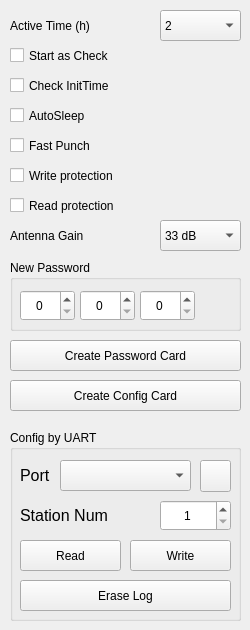
          <widget class="QWidget" name="tab_3">
           <attribute name="title">
            <string>Config</string>
           </attribute>
           <widget class="QComboBox" name="cbActiveTime">
            <property name="geometry">
             <rect>
              <x>160</x>
              <y>10</y>
              <width>81</width>
              <height>31</height>
             </rect>
            </property>
            <property name="editable">
             <bool>false</bool>
            </property>
            <property name="currentText">
             <string>2</string>
            </property>
            <property name="currentIndex">
             <number>1</number>
            </property>
            <item>
             <property name="text">
              <string>1</string>
             </property>
            </item>
            <item>
             <property name="text">
              <string>2</string>
             </property>
            </item>
            <item>
             <property name="text">
              <string>4</string>
             </property>
            </item>
            <item>
             <property name="text">
              <string>8</string>
             </property>
            </item>
            <item>
             <property name="text">
              <string>16</string>
             </property>
            </item>
            <item>
             <property name="text">
              <string>32</string>
             </property>
            </item>
            <item>
             <property name="text">
              <string>not work</string>
             </property>
            </item>
            <item>
             <property name="text">
              <string>all time</string>
             </property>
            </item>
           </widget>
           <widget class="QLabel" name="label">
            <property name="geometry">
             <rect>
              <x>10</x>
              <y>10</y>
              <width>141</width>
              <height>31</height>
             </rect>
            </property>
            <property name="text">
             <string>Active Time (h)</string>
            </property>
           </widget>
           <widget class="QPushButton" name="configCardButton">
            <property name="geometry">
             <rect>
              <x>10</x>
              <y>380</y>
              <width>231</width>
              <height>31</height>
             </rect>
            </property>
            <property name="toolTip">
             <string>Creates the master card to write settings to a base station</string>
            </property>
            <property name="text">
             <string>Create Config Card</string>
            </property>
           </widget>
           <widget class="QGroupBox" name="groupBox_7">
            <property name="geometry">
             <rect>
              <x>10</x>
              <y>260</y>
              <width>231</width>
              <height>71</height>
             </rect>
            </property>
            <property name="toolTip">
             <string>New password for a base station</string>
            </property>
            <property name="locale">
             <locale language="English" country="UnitedStates"/>
            </property>
            <property name="title">
             <string>New Password</string>
            </property>
            <widget class="QSpinBox" name="sbNewPwd3">
             <property name="geometry">
              <rect>
               <x>10</x>
               <y>30</y>
               <width>55</width>
               <height>31</height>
              </rect>
             </property>
             <property name="frame">
              <bool>true</bool>
             </property>
             <property name="alignment">
              <set>Qt::AlignCenter</set>
             </property>
             <property name="maximum">
              <number>255</number>
             </property>
            </widget>
            <widget class="QSpinBox" name="sbNewPwd2">
             <property name="geometry">
              <rect>
               <x>70</x>
               <y>30</y>
               <width>55</width>
               <height>31</height>
              </rect>
             </property>
             <property name="frame">
              <bool>true</bool>
             </property>
             <property name="alignment">
              <set>Qt::AlignCenter</set>
             </property>
             <property name="maximum">
              <number>255</number>
             </property>
            </widget>
            <widget class="QSpinBox" name="sbNewPwd1">
             <property name="geometry">
              <rect>
               <x>130</x>
               <y>30</y>
               <width>55</width>
               <height>31</height>
              </rect>
             </property>
             <property name="frame">
              <bool>true</bool>
             </property>
             <property name="alignment">
              <set>Qt::AlignCenter</set>
             </property>
             <property name="maximum">
              <number>255</number>
             </property>
            </widget>
           </widget>
           <widget class="QGroupBox" name="groupBox_9">
            <property name="geometry">
             <rect>
              <x>10</x>
              <y>430</y>
              <width>231</width>
              <height>191</height>
             </rect>
            </property>
            <property name="title">
             <string>Config by UART</string>
            </property>
            <widget class="QComboBox" name="cbUartPort">
             <property name="geometry">
              <rect>
               <x>50</x>
               <y>30</y>
               <width>131</width>
               <height>31</height>
              </rect>
             </property>
             <property name="font">
              <font>
               <pointsize>12</pointsize>
              </font>
             </property>
             <property name="locale">
              <locale language="English" country="UnitedStates"/>
             </property>
            </widget>
            <widget class="QLabel" name="label_9">
             <property name="geometry">
              <rect>
               <x>10</x>
               <y>30</y>
               <width>41</width>
               <height>31</height>
              </rect>
             </property>
             <property name="font">
              <font>
               <pointsize>12</pointsize>
              </font>
             </property>
             <property name="locale">
              <locale language="English" country="UnitedStates"/>
             </property>
             <property name="text">
              <string>Port</string>
             </property>
             <property name="alignment">
              <set>Qt::AlignLeading|Qt::AlignLeft|Qt::AlignVCenter</set>
             </property>
            </widget>
            <widget class="QLabel" name="label_10">
             <property name="geometry">
              <rect>
               <x>10</x>
               <y>70</y>
               <width>131</width>
               <height>31</height>
              </rect>
             </property>
             <property name="font">
              <font>
               <pointsize>12</pointsize>
              </font>
             </property>
             <property name="locale">
              <locale language="English" country="UnitedStates"/>
             </property>
             <property name="text">
              <string>Station Num</string>
             </property>
             <property name="alignment">
              <set>Qt::AlignLeading|Qt::AlignLeft|Qt::AlignVCenter</set>
             </property>
            </widget>
            <widget class="QPushButton" name="serialReadButton">
             <property name="geometry">
              <rect>
               <x>10</x>
               <y>110</y>
               <width>101</width>
               <height>31</height>
              </rect>
             </property>
             <property name="toolTip">
              <string>Reads settings of a base station by UART</string>
             </property>
             <property name="text">
              <string>Read</string>
             </property>
            </widget>
            <widget class="QPushButton" name="serialWriteButton">
             <property name="geometry">
              <rect>
               <x>120</x>
               <y>110</y>
               <width>101</width>
               <height>31</height>
              </rect>
             </property>
             <property name="toolTip">
              <string>Writes settings to a base station by UART</string>
             </property>
             <property name="text">
              <string>Write</string>
             </property>
            </widget>
            <widget class="QSpinBox" name="sbStationNumByUart">
             <property name="geometry">
              <rect>
               <x>150</x>
               <y>70</y>
               <width>71</width>
               <height>31</height>
              </rect>
             </property>
             <property name="frame">
              <bool>true</bool>
             </property>
             <property name="alignment">
              <set>Qt::AlignCenter</set>
             </property>
             <property name="minimum">
              <number>1</number>
             </property>
             <property name="maximum">
              <number>255</number>
             </property>
            </widget>
            <widget class="QPushButton" name="eraseLogButton">
             <property name="geometry">
              <rect>
               <x>10</x>
               <y>150</y>
               <width>211</width>
               <height>31</height>
              </rect>
             </property>
             <property name="toolTip">
              <string>Erase log of a base station by UART (&gt;=vX.10.0)</string>
             </property>
             <property name="text">
              <string>Erase Log</string>
             </property>
            </widget>
            <widget class="QPushButton" name="refreshPortsButton2">
             <property name="geometry">
              <rect>
               <x>190</x>
               <y>30</y>
               <width>31</width>
               <height>32</height>
              </rect>
             </property>
             <property name="text">
              <string/>
             </property>
            </widget>
           </widget>
           <widget class="QComboBox" name="cbAntennaGain">
            <property name="geometry">
             <rect>
              <x>160</x>
              <y>220</y>
              <width>81</width>
              <height>31</height>
             </rect>
            </property>
            <property name="editable">
             <bool>false</bool>
            </property>
            <property name="currentIndex">
             <number>2</number>
            </property>
            <item>
             <property name="text">
              <string>18 dB</string>
             </property>
            </item>
            <item>
             <property name="text">
              <string>23 dB</string>
             </property>
            </item>
            <item>
             <property name="text">
              <string>33 dB</string>
             </property>
            </item>
            <item>
             <property name="text">
              <string>38 dB</string>
             </property>
            </item>
            <item>
             <property name="text">
              <string>43 dB</string>
             </property>
            </item>
            <item>
             <property name="text">
              <string>48 dB</string>
             </property>
            </item>
           </widget>
           <widget class="QLabel" name="label_7">
            <property name="geometry">
             <rect>
              <x>10</x>
              <y>220</y>
              <width>141</width>
              <height>31</height>
             </rect>
            </property>
            <property name="text">
             <string>Antenna Gain</string>
            </property>
           </widget>
           <widget class="QCheckBox" name="cbStartAsCheck">
            <property name="geometry">
             <rect>
              <x>10</x>
              <y>40</y>
              <width>221</width>
              <height>31</height>
             </rect>
            </property>
            <property name="toolTip">
             <string>If enabled &lt;b&gt;Start station&lt;/b&gt; check that no punches at card</string>
            </property>
            <property name="text">
             <string>Start as Check</string>
            </property>
           </widget>
           <widget class="QCheckBox" name="cbCheckInitTime">
            <property name="geometry">
             <rect>
              <x>10</x>
              <y>70</y>
              <width>221</width>
              <height>31</height>
             </rect>
            </property>
            <property name="toolTip">
             <string>If card has invalid InitTime don't punch</string>
            </property>
            <property name="text">
             <string>Check InitTime</string>
            </property>
           </widget>
           <widget class="QCheckBox" name="cbFastPunchConfig">
            <property name="enabled">
             <bool>true</bool>
            </property>
            <property name="geometry">
             <rect>
              <x>10</x>
              <y>130</y>
              <width>221</width>
              <height>31</height>
             </rect>
            </property>
            <property name="toolTip">
             <string>if enabled &lt;b&gt;Clear station&lt;/b&gt; (&amp;gt;=vX.10.0) set new fast punch mode for card</string>
            </property>
            <property name="text">
             <string>Fast Punch</string>
            </property>
           </widget>
           <widget class="QCheckBox" name="cbAutosleep">
            <property name="geometry">
             <rect>
              <x>10</x>
              <y>100</y>
              <width>221</width>
              <height>31</height>
             </rect>
            </property>
            <property name="toolTip">
             <string>&lt;html&gt;&lt;head/&gt;&lt;body&gt;&lt;p&gt;Autosleep station ~48 hours after last punch + time in active mode&lt;/p&gt;&lt;/body&gt;&lt;/html&gt;</string>
            </property>
            <property name="text">
             <string>AutoSleep</string>
            </property>
           </widget>
           <widget class="QPushButton" name="passwordCardButton">
            <property name="geometry">
             <rect>
              <x>10</x>
              <y>340</y>
              <width>231</width>
              <height>31</height>
             </rect>
            </property>
            <property name="toolTip">
             <string>Creates the master card to write password to a base station (MS &gt;=v1.9.0)</string>
            </property>
            <property name="text">
             <string>Create Password Card</string>
            </property>
           </widget>
           <widget class="QCheckBox" name="cbWriteProtectionBs">
            <property name="enabled">
             <bool>true</bool>
            </property>
            <property name="geometry">
             <rect>
              <x>10</x>
              <y>160</y>
              <width>221</width>
              <height>31</height>
             </rect>
            </property>
            <property name="toolTip">
             <string>Enable write protection for cards using the password (&gt;=vX.11.0)</string>
            </property>
            <property name="text">
             <string>Write protection</string>
            </property>
           </widget>
           <widget class="QCheckBox" name="cbReadProtectionBs">
            <property name="enabled">
             <bool>true</bool>
            </property>
            <property name="geometry">
             <rect>
              <x>10</x>
              <y>190</y>
              <width>221</width>
              <height>31</height>
             </rect>
            </property>
            <property name="toolTip">
             <string>Enable read protection for cards using the password (&gt;=vX.11.0)</string>
            </property>
            <property name="text">
             <string>Read protection</string>
            </property>
           </widget>
          </widget>
